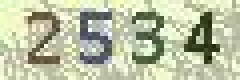
#> input picture toolkit/captcha/python/code/other/2534.png, 60 x 20 px (shown 4 times larger)
$ python -i recongnize.py   (imports and definitions only)   (Python 2 division)
#> lines starting #> are read from the running program, lines starting #| are printed output that depends on the picture
#! /usr/bin/python
# coding=utf-8
'''
@filename:
@brief:
@date: 2013-08-28
@refer: http://513394217.blog.163.com/blog/static/1097911862012552239277/
'''

import os, Image

# 二值化
def binary(f):
    img = Image.open(f)
    #img = img.convert('1')
    pixdata = img.load()
    for y in xrange(img.size[1]):
        for x in xrange(img.size[0]):
            if pixdata[x, y][0] < 90:
                pixdata[x, y] = (0, 0, 0, 255)
    for y in xrange(img.size[1]):
        for x in xrange(img.size[0]):
            if pixdata[x, y][1] < 136:
                pixdata[x, y] = (0, 0, 0, 255)
    for y in xrange(img.size[1]):
        for x in xrange(img.size[0]):
            if pixdata[x, y][2] > 0:
                pixdata[x, y] = (255, 255, 255, 255)
    return img

# 切割
def division(img):
    font=[]
    for i in range(4):
        x=7+i*13
        y=3
        font.append(img.crop((x,y,x+9,y+13)))
    return font

# load font modules  (char, image)
fontMods = []
# [5 lines not run here, left out]

def recognize(f):
#> called with f = 'code/other/2534.png'
    im = Image.open(f)
#> im is the input picture: PIL image 60x20 RGB; mean R, G, B 187.2, 193.1, 163.9
    im2 = im.convert('1')
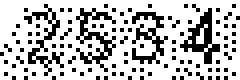
#> im2: PIL image 60x20 1 (shown 4 times larger); 73.9% white; black in thin lines or dots
    # check 5 fonts
    result = "./result/"
    for i in range(5):
        x = 10 + i*18
        y = 6
        target = im.crop((x, y, x+8, y+10))
        points = []
        # compare diffs
        for mod in fontMods:
            diffs = 0
            for yi in range(10):
                for xi in range(8):
                    if mod[1].getpixel((xi, yi)) != target.getpixel((xi, yi)):
                        diffs += 1
            points.append((diffs, mod[0]))
        points.sort()
        result += points[0][1]
#> after the loop, result = './result/'
    result += ".png"
    print "save to", result
    im.save(result);

# [10 lines not run here, left out]
            #recognize(imgfile)

#> (the run stopped early here; a loop or call above may not have finished)
